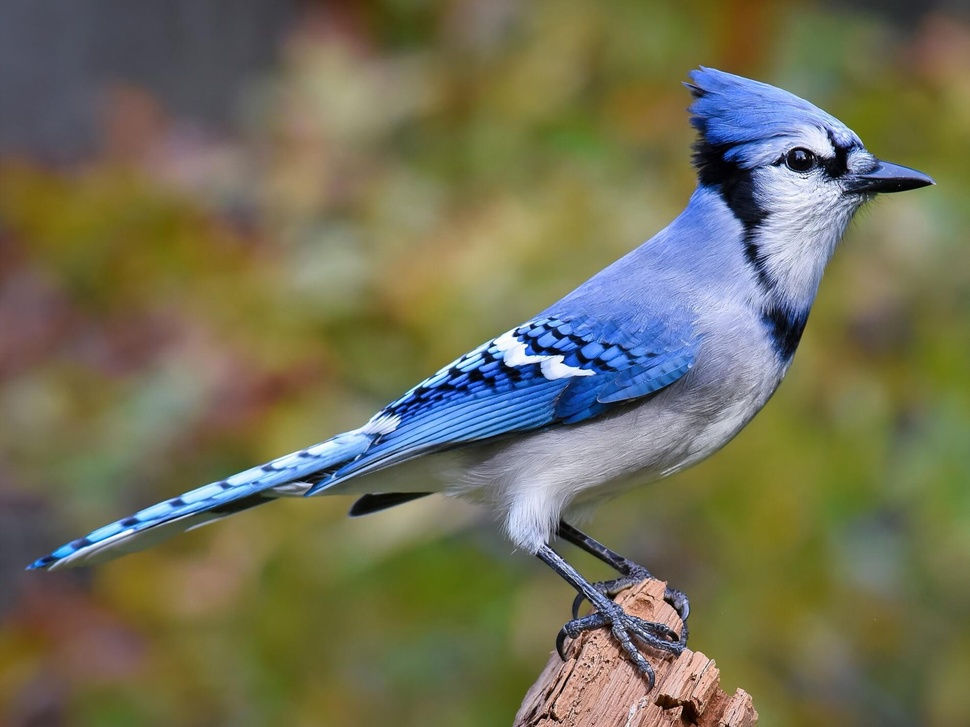
%> input picture rectangle.jpg, 970 x 727 px, shrunk from 1900 x 1425 before the run
$ octave proj2.m   (GNU Octave 9; MATLAB toolbox functions it lacks are replaced by stand-ins)
%> lines starting %> are read from the running program, lines starting %| are printed output that depends on the picture
X = imread('rectangle.jpg');
%> X is the input picture: size 727x970x3 uint8; mean R, G, B 113.7, 111.6, 86.7
imagesc(X)
axis image
figure()

X_int = imread('rectangle.jpg');
X_double = double(X_int);
imwrite(uint8(X_double),'rectangleOutput.jpg')

X_gray= X_double(:,:,1)/3.0 + X_double(:,:,2)/3.0 + X_double(:,:,3)/3.0;
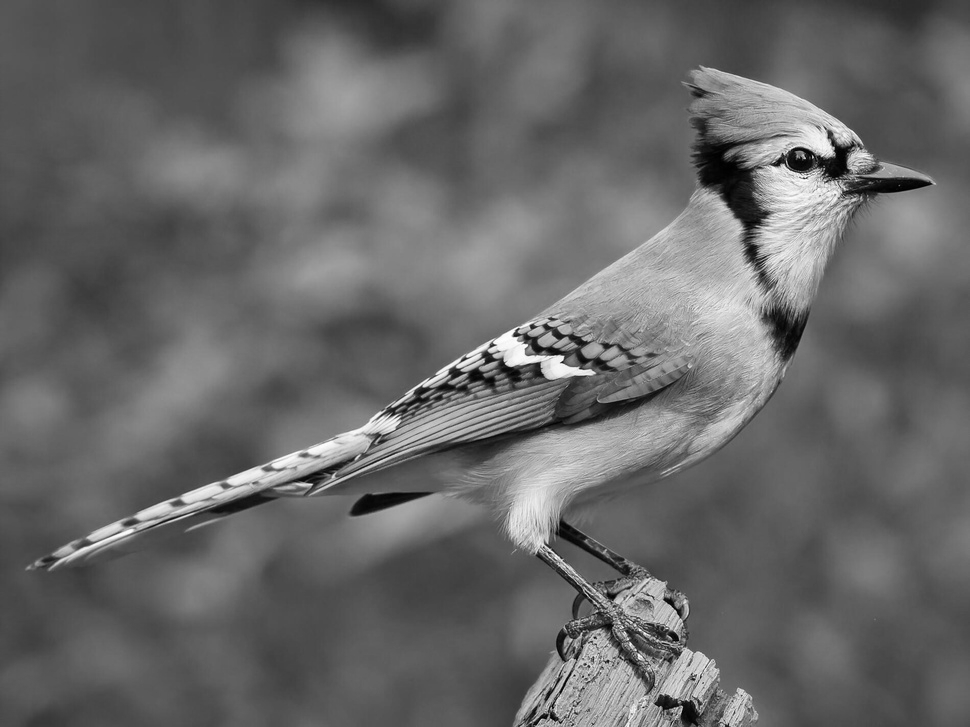
%> X_gray: size 727x970 double; min 0, max 254.7, mean 104
imagesc(uint8(X_gray))
colormap('gray')
axis image

hold on
X_exposed=X_gray+150;
imagesc(uint8(X_exposed))
colormap('gray')
axis image
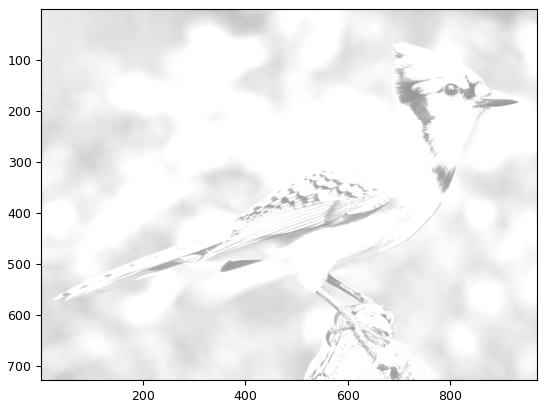
%> figure redrawn from the program's plot data
hold off
figure()

$ run again, with square.jpg copied over rectangle.jpg
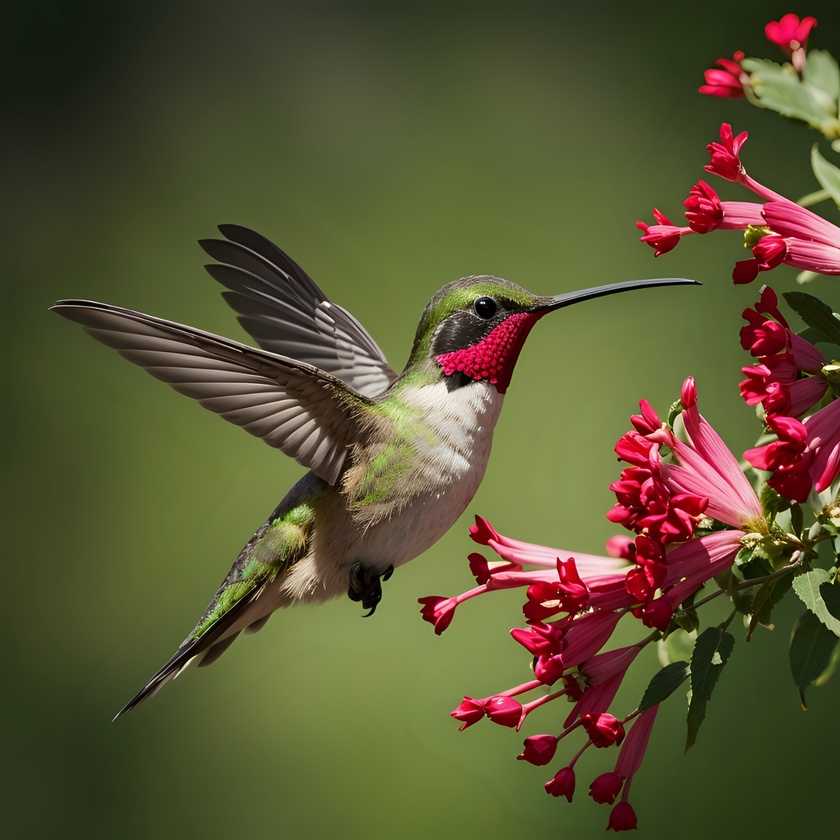
%> input picture square.jpg, 840 x 840 px, shrunk from 1920 x 1920 before the run
%> X is the input picture: size 840x840x3 uint8; mean R, G, B 89.7, 84.5, 51.3
%> `X_gray= X_double(:,:,1)/3.0 + X_double(:,:,2)/3.0 + X_double(:,:,3)/3.0;`:
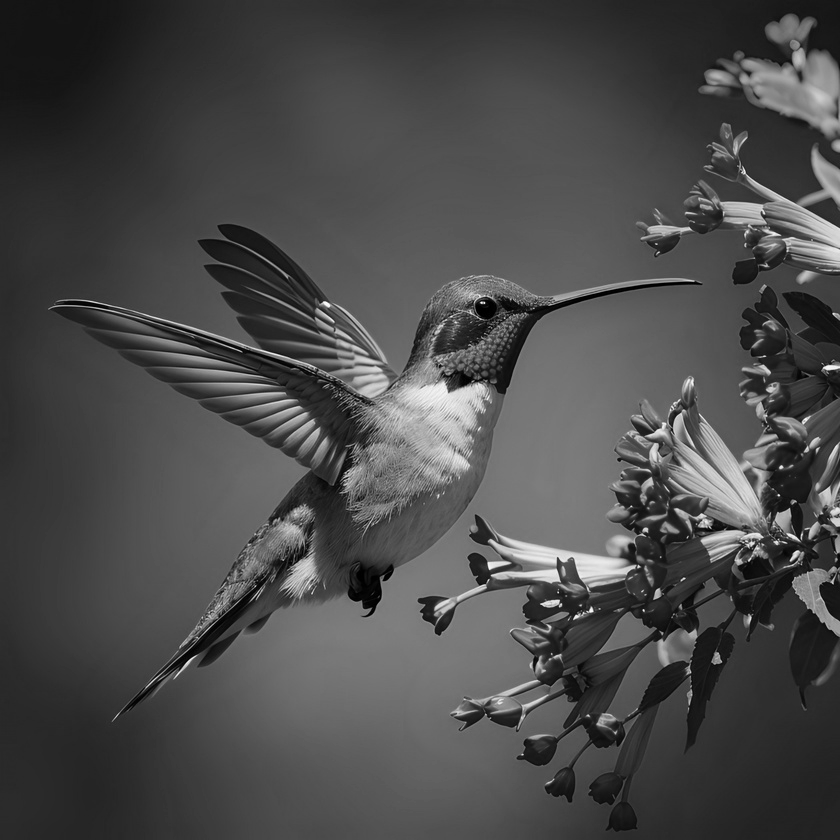
%> X_gray: size 840x840 double; min 0, max 252.7, mean 75.1
%> `axis image`:
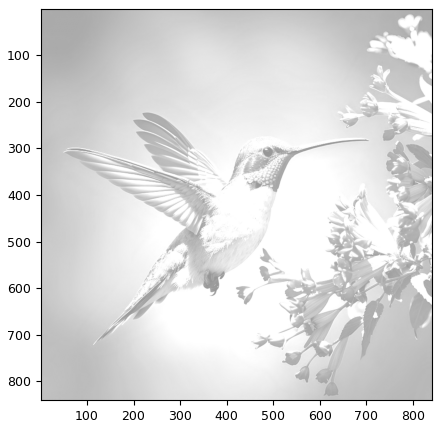
%> figure redrawn from the program's plot data
